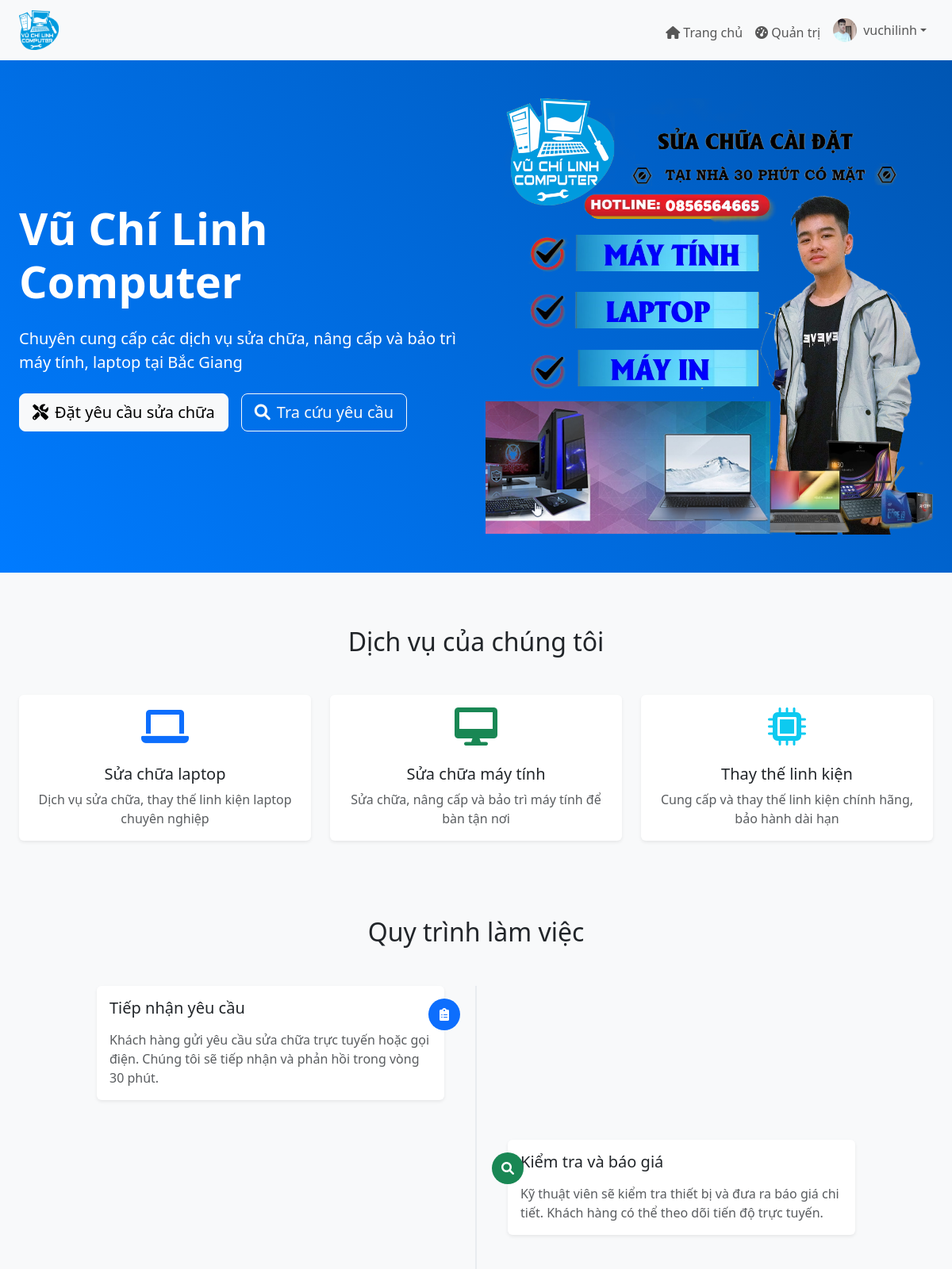
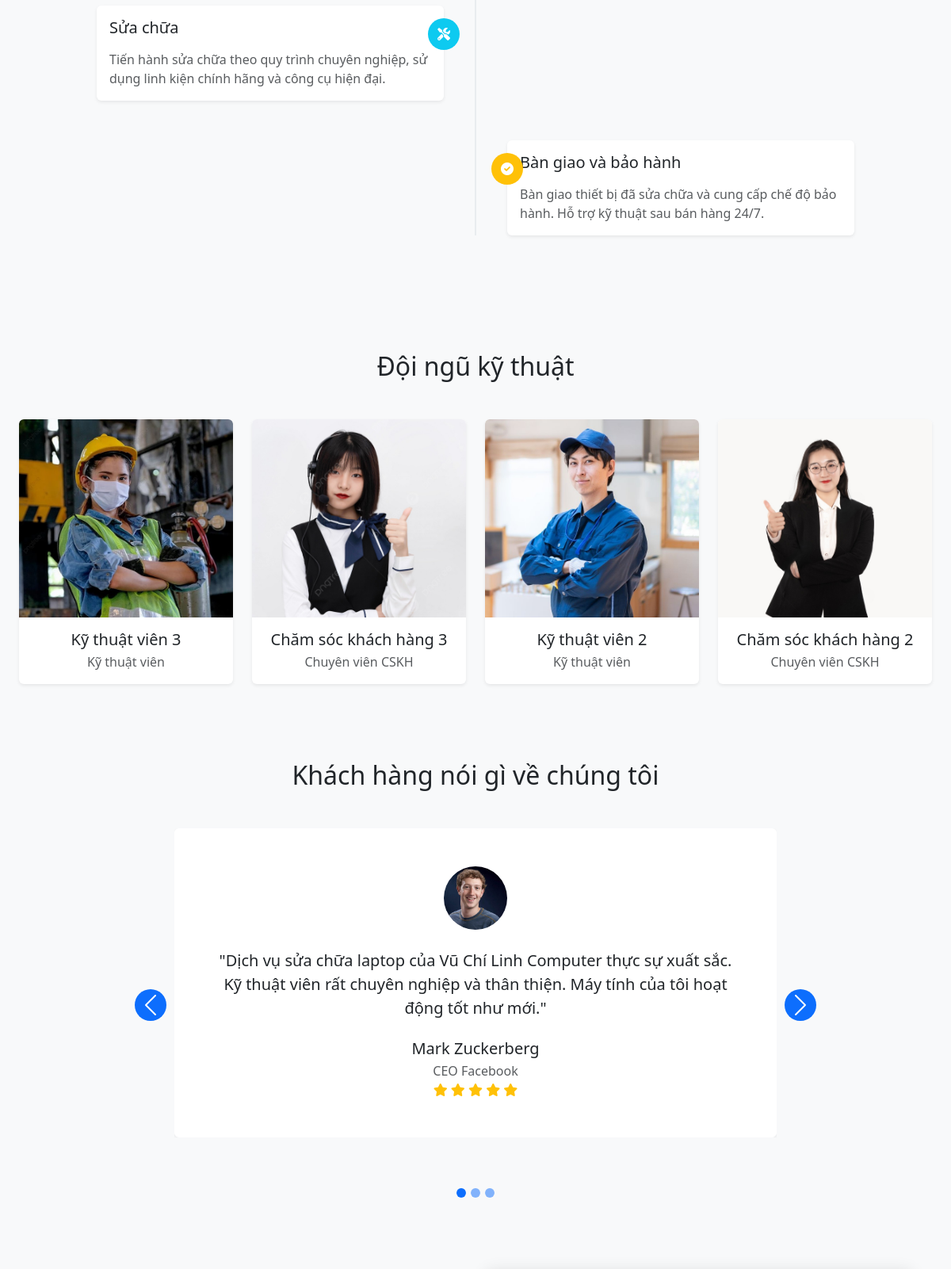
The page / (signed in, upper part) on the database its author committed (2 pictures, top to bottom).
### tables this page shows
CREATE TABLE `user_infos` (
  `id` int NOT NULL,
  `user_id` int NOT NULL,
  `fullname` varchar(100) DEFAULT NULL,
  `phone` varchar(20) DEFAULT NULL,
  `address` text,
  `gender` enum('nam','nu') DEFAULT NULL,
  `avatar` varchar(255) DEFAULT NULL,
  `created_at` timestamp NULL DEFAULT CURRENT_TIMESTAMP,
  `update_at` timestamp NOT NULL DEFAULT CURRENT_TIMESTAMP ON UPDATE CURRENT_TIMESTAMP
);

CREATE TABLE `users` (
  `id` int NOT NULL,
  `username` varchar(50) NOT NULL,
  `password` varchar(255) NOT NULL,
  `email` varchar(100) NOT NULL,
  `created_at` timestamp NULL DEFAULT CURRENT_TIMESTAMP,
  `update_at` timestamp NOT NULL DEFAULT CURRENT_TIMESTAMP ON UPDATE CURRENT_TIMESTAMP,
  `role` tinyint NOT NULL DEFAULT '0' COMMENT 'Chức vụ (0 khách hàng, 1 admin, 2 cskh, 3 ktv)'
);

### index.php (the view, shortened to what this page needs)
<?php
require_once 'include/function.php';
require_once 'include/layout/header.php';
?>
</div></div>
<div class="hero bg-primary text-white py-5" style="margin-top: -40px;">
    <div class="container-fluid px-4">
        <div class="row align-items-center">
            <div class="col-md-6">
                <h1 class="display-4 fw-bold mb-4">Vũ Chí Linh Computer</h1>
                <p class="lead mb-4">Chuyên cung cấp các dịch vụ sửa chữa, nâng cấp và bảo trì máy tính, laptop tại Bắc Giang</p>
                <div class="d-flex gap-3">
                    <a href="dat-yeu-cau.php" class="btn btn-light btn-lg">
                        <i class="fas fa-tools me-2"></i>Đặt yêu cầu sửa chữa
                    </a>
                    <a href="tra-cuu.php" class="btn btn-outline-light btn-lg">
                        <i class="fas fa-search me-2"></i>Tra cứu yêu cầu
                    </a>
                </div>
            </div>
            <div class="col-md-6">
                <img src="/assets/media/banner1.png" class="img-fluid">
            </div>
        </div>
    </div>
</div>
<div class="main-content">
    <div class="container-fluid px-4">
        <section class="services py-5">
            <h2 class="text-center mb-5 reveal">Dịch vụ của chúng tôi</h2>
            <div class="row g-4">
                <div class="col-md-4 reveal" style="transition-delay: 0.1s;">
                    <div class="card h-100 border-0 shadow-sm">
                        <div class="card-body text-center">
                            <div class="mb-4">
                                <i class="fas fa-laptop fa-3x text-primary"></i>
                            </div>
                            <h5 class="card-title">Sửa chữa laptop</h5>
                            <p class="card-text text-muted">Dịch vụ sửa chữa, thay thế linh kiện laptop chuyên nghiệp</p>
                        </div>
                    </div>
                </div>
                <div class="col-md-4 reveal" style="transition-delay: 0.3s;">
                    <div class="card h-100 border-0 shadow-sm">
                        <div class="card-body text-center">
                            <div class="mb-4">
                                <i class="fas fa-desktop fa-3x text-success"></i>
                            </div>
                            <h5 class="card-title">Sửa chữa máy tính</h5>
                            <p class="card-text text-muted">Sửa chữa, nâng cấp và bảo trì máy tính để bàn tận nơi</p>
                        </div>
                    </div>
                </div>
                <div class="col-md-4 reveal" style="transition-delay: 0.5s;">
                    <div class="card h-100 border-0 shadow-sm">
                        <div class="card-body text-center">
                            <div class="mb-4">
                                <i class="fas fa-microchip fa-3x text-info"></i>
                            </div>
                            <h5 class="card-title">Thay thế linh kiện</h5>
                            <p class="card-text text-muted">Cung cấp và thay thế linh kiện chính hãng, bảo hành dài hạn</p>
                        </div>
                    </div>
                </div>
            </div>
        </section>
        <section class="process py-5 bg-light">
            <h2 class="text-center mb-5 reveal">Quy trình làm việc</h2>
            <div class="row">
                <div class="col-lg-10 mx-auto">
                    <div class="timeline position-relative">
                        <div class="timeline-item left reveal">
                            <div class="card border-0 shadow-sm">
                                <div class="card-body">
                                    <div class="timeline-icon bg-primary text-white">
                                        <i class="fas fa-clipboard-list"></i>
                                    </div>
                                    <h5 class="mb-3">Tiếp nhận yêu cầu</h5>
                                    <p class="text-muted mb-0">Khách hàng gửi yêu cầu sửa chữa trực tuyến hoặc gọi điện. Chúng tôi sẽ tiếp nhận và phản hồi trong vòng 30 phút.</p>
                                </div>
                            </div>
                        </div>
                        <div class="timeline-item right reveal">
                            <div class="card border-0 shadow-sm">
                                <div class="card-body">
                                    <div class="timeline-icon bg-success text-white">
                                        <i class="fas fa-search"></i>
                                    </div>
                                    <h5 class="mb-3">Kiểm tra và báo giá</h5>
                                    <p class="text-muted mb-0">Kỹ thuật viên sẽ kiểm tra thiết bị và đưa ra báo giá chi tiết. Khách hàng có thể theo dõi tiến độ trực tuyến.</p>
                                </div>
                            </div>
                        </div>
                        <div class="timeline-item left reveal">
                            <div class="card border-0 shadow-sm">
                                <div class="card-body">
                                    <div class="timeline-icon bg-info text-white">
                                        <i class="fas fa-tools"></i>
                                    </div>
                                    <h5 class="mb-3">Sửa chữa</h5>
                                    <p class="text-muted mb-0">Tiến hành sửa chữa theo quy trình chuyên nghiệp, sử dụng linh kiện chính hãng và công cụ hiện đại.</p>
                                </div>
                            </div>
                        </div>
                        <div class="timeline-item right reveal">
                            <div class="card border-0 shadow-sm">
                                <div class="card-body">
                                    <div class="timeline-icon bg-warning text-white">
                                        <i class="fas fa-check-circle"></i>
                                    </div>
                                    <h5 class="mb-3">Bàn giao và bảo hành</h5>
                                    <p class="text-muted mb-0">Bàn giao thiết bị đã sửa chữa và cung cấp chế độ bảo hành. Hỗ trợ kỹ thuật sau bán hàng 24/7.</p>
                                </div>
                            </div>
                        </div>
                    </div>
                </div>
            </div>
        </section>
        <section class="team py-5">
            <h2 class="text-center mb-5 reveal">Đội ngũ kỹ thuật</h2>
            <div class="row g-4">
                <?php
                $stmt_ktv = $pdo->prepare("
                    SELECT u.id, u.username, u.role, ui.fullname, ui.avatar
                    FROM users u
                    LEFT JOIN user_infos ui ON u.id = ui.user_id
                    WHERE u.role = 3
                    ORDER BY RAND()
                    LIMIT 2
                ");
                $stmt_ktv->execute();
                $ktv_list = $stmt_ktv->fetchAll();
                $stmt_cskh = $pdo->prepare("
                    SELECT u.id, u.username, u.role, ui.fullname, ui.avatar
                    FROM users u
                    LEFT JOIN user_infos ui ON u.id = ui.user_id
                    WHERE u.role = 2
                    ORDER BY RAND()
                    LIMIT 2
                ");
                $stmt_cskh->execute();
                $cskh_list = $stmt_cskh->fetchAll();
                $staff_list = array_merge($ktv_list, $cskh_list);
                shuffle($staff_list);
                foreach($staff_list as $index => $staff):
                    $delay = ($index * 0.2) . "s";
                    $name = $staff['fullname'] ?: $staff['username'];
                    $role_text = ($staff['role'] == 3) ? "Kỹ thuật viên" : "Chuyên viên CSKH";
                    $avatar = $staff['avatar'] ? "/assets/media/uploads/avatars/{$staff['avatar']}" : "/assets/media/uploads/avatars/default.jpg";
                ?>
                <div class="col-md-3 reveal" style="transition-delay: <?php echo $delay; ?>">
                    <div class="card team-card border-0 shadow-sm h-100">
                        <div class="team-img-container">
                            <img src="<?php echo $avatar; ?>" class="card-img-top" alt="<?php echo $name; ?>" style="height: 250px; object-fit: cover;">
                        </div>
                        <div class="card-body text-center">
                            <h5 class="card-title mb-1"><?php echo $name; ?></h5>
                            <p class="text-muted"><?php echo $role_text; ?></p>
                        </div>
                    </div>
                </div>
                <?php endforeach; ?>
            </div>
        </section>
        <section class="testimonials py-5 bg-light">
            <h2 class="text-center mb-5 reveal">Khách hàng nói gì về chúng tôi</h2>
            <div class="row">
                <div class="col-lg-8 mx-auto">
                    <div id="testimonialCarousel" class="carousel slide" data-bs-ride="carousel">
                        <div class="carousel-inner">
                            <div class="carousel-item active">
                                <div class="card border-0 shadow-sm">
                                    <div class="card-body text-center p-5">
                                        <img src="/assets/media/uploads/avatars/mark-zuckerberg.jpg" class="rounded-circle mb-4" width="80" height="80" alt="Khách hàng" style="width: 80px;height: 80px;object-fit: cover;border-radius: 50%;">
                                        <p class="lead mb-4">"Dịch vụ sửa chữa laptop của Vũ Chí Linh Computer thực sự xuất sắc. Kỹ thuật viên rất chuyên nghiệp và thân thiện. Máy tính của tôi hoạt động tốt như mới."</p>
                                        <h5 class="mb-1">Mark Zuckerberg</h5>
                                        <p class="text-muted">CEO Facebook</p>
                                        <div class="text-warning">
                                            <i class="fas fa-star"></i>
                                            <i class="fas fa-star"></i>
                                            <i class="fas fa-star"></i>
                                            <i class="fas fa-star"></i>
                                            <i class="fas fa-star"></i>
                                        </div>
                                    </div>
                                </div>
                            </div>
                        </div>
                        <button class="carousel-control-prev" type="button" data-bs-target="#testimonialCarousel" data-bs-slide="prev">
                            <span class="carousel-control-prev-icon" aria-hidden="true"></span>
                        </button>
                        <button class="carousel-control-next" type="button" data-bs-target="#testimonialCarousel" data-bs-slide="next">
                            <span class="carousel-control-next-icon" aria-hidden="true"></span>
                        </button>
                        <div class="carousel-indicators position-relative mt-4">
                            <button type="button" data-bs-target="#testimonialCarousel" data-bs-slide-to="0" class="active bg-primary" aria-current="true"></button>
                            <button type="button" data-bs-target="#testimonialCarousel" data-bs-slide-to="1" class="bg-primary"></button>
                            <button type="button" data-bs-target="#testimonialCarousel" data-bs-slide-to="2" class="bg-primary"></button>
                        </div>
                    </div>
                </div>
            </div>
        </section>
        <section class="contact py-5">
        </section>
<?php require_once 'include/layout/footer.php'; ?>

### include/layout/header.php (shortened to what this page needs)
<!DOCTYPE html>
<html>
<head>
    <link href="https://cdn.jsdelivr.net/npm/bootstrap@5.3.0/dist/css/bootstrap.min.css" rel="stylesheet">
    <link href="https://cdnjs.cloudflare.com/ajax/libs/font-awesome/6.0.0/css/all.min.css" rel="stylesheet">
    <link href="/assets/css/style.css" rel="stylesheet">
</head>
<body>
    <nav class="navbar navbar-expand-lg navbar-light bg-light shadow-sm">
        <div class="container-fluid px-4">
            <a class="navbar-brand" href="/">
                <img src="/assets/media/logo.png" alt="Vũ Chí Linh Computer" width="50">
            </a>
            <div class="collapse navbar-collapse" id="navbarNav">
                <ul class="navbar-nav ms-auto" style="display: flex;align-content: space-around;justify-content: space-between;align-items: flex-end;">
                    <?php if(isset($_SESSION['user_id'])): ?>
                    <li class="nav-item">
                        <a class="nav-link" href="/index.php">
                            <i class="fas fa-home"></i> Trang chủ
                        </a>
                    </li>
                    <li class="nav-item">
                        <?php if($_SESSION['role'] == 1): ?>
                        <a class="nav-link" href="/dashboard/index.php">
                            <i class="fas fa-tachometer-alt"></i> Quản trị
                        </a>
                        <?php elseif($_SESSION['role'] == 2): ?>
                        <a class="nav-link" href="/dashboard/index.php">
                            <i class="fas fa-tachometer-alt"></i> Quản lý
                        </a>
                        <?php elseif($_SESSION['role'] == 3): ?>
                        <a class="nav-link" href="/dashboard/index.php">
                            <i class="fas fa-tachometer-alt"></i> Xem phân công
                        </a>
                        <?php endif; ?>
                    </li>
                    <li class="nav-item dropdown">
                        <a class="nav-link dropdown-toggle d-flex align-items-center" href="#" id="navbarDropdown"
                            role="button" data-bs-toggle="dropdown">
                            <?php
                                $stmt = $pdo->prepare("SELECT avatar FROM user_infos WHERE user_id = ?");
                                $stmt->execute([$_SESSION['user_id']]);
                                $avatar = $stmt->fetchColumn();
                                if($avatar): ?>
                            <img src="/assets/media/uploads/avatars/<?php echo $avatar; ?>" class="rounded-circle me-2"
                                width="30" height="30" style="object-fit: cover;width: 30px;height: 30px;">
                            <?php else: ?>
                            <img src="/assets/media/uploads/avatars/default.jpg" class="rounded-circle me-2" width="30"
                                height="30" style="object-fit: cover;width: 30px;height: 30px;">
                            <?php endif; ?>
                            <?php echo $_SESSION['username']; ?>
                        </a>
                    </li>
                    <?php endif; ?>
                </ul>
            </div>
        </div>
    </nav>
    <div class="main-content">

### rows shown on the page
user_infos: avatar (picture)
user_infos: avatar (picture), fullname "Kỹ thuật viên 3", user.role "Kỹ thuật viên"
user_infos: avatar (picture), fullname "Chăm sóc khách hàng 3", user.role "Chuyên viên CSKH"
user_infos: avatar (picture), fullname "Kỹ thuật viên 2", user.role "Kỹ thuật viên"
user_infos: avatar (picture), fullname "Chăm sóc khách hàng 2", user.role "Chuyên viên CSKH"

### other values the page prints
$_SESSION['username'] "vuchilinh"
